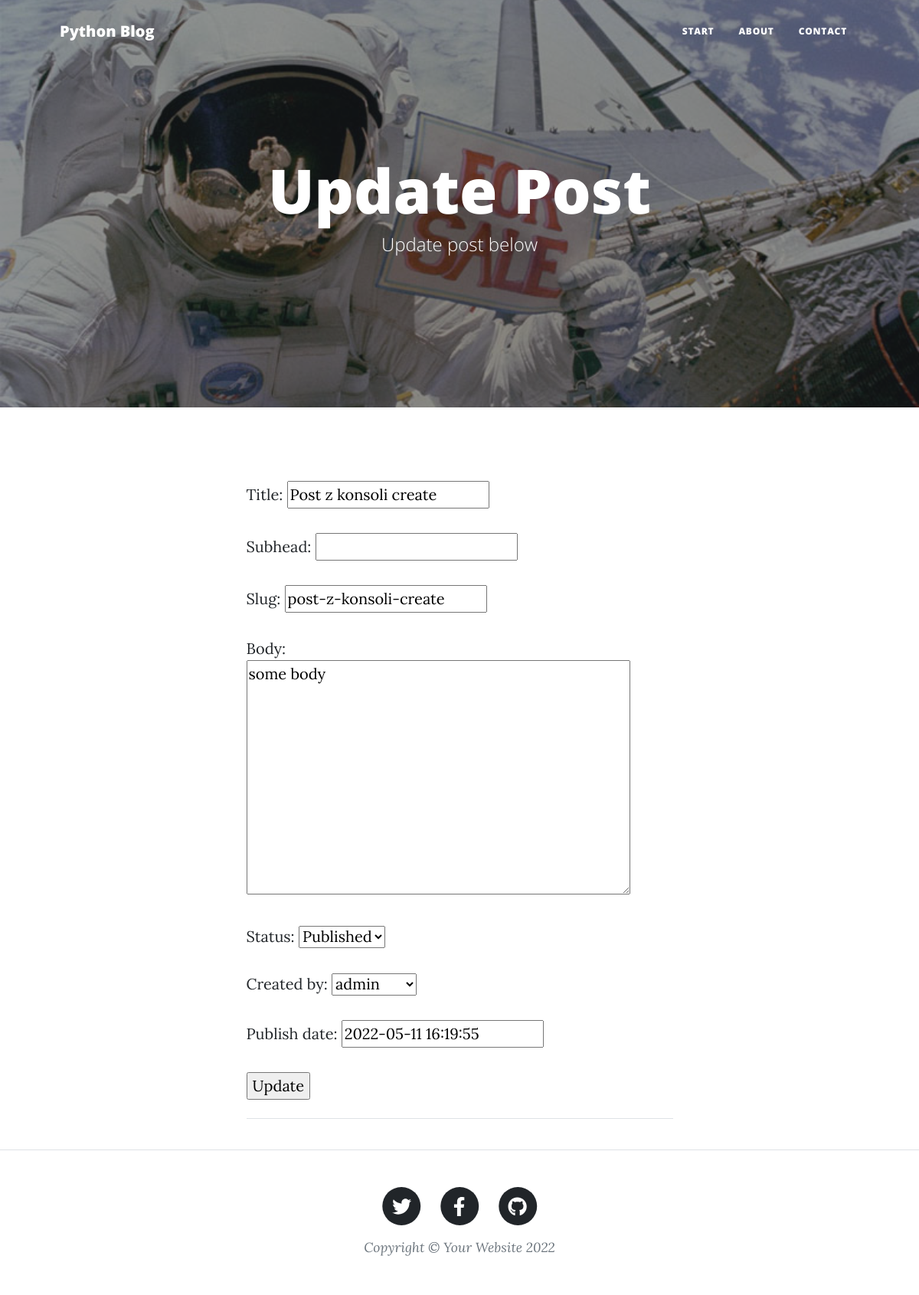
/blog/post-z-konsoli-create/update, run on the app's committed database.
### blog/models.py (models this page shows, shortened)
class Post(models.Model):
    title = models.CharField(max_length=55)
    subhead = models.CharField(max_length=55, blank=True, null=True)
    slug = models.SlugField(max_length=55, unique=True)
    body = models.TextField()
    status = models.IntegerField(choices=STATUS, default=1)
    created_by = models.ForeignKey(User, on_delete=models.CASCADE)
    created_date = models.DateTimeField(auto_now_add=True)
    update_date = models.DateTimeField(auto_now=True)
    publish_date = models.DateTimeField(default=now)
    class Meta:
        ordering = ('-created_date',)

### blog/views.py (the view, shortened to what this page needs)
# urls.py: path('<slug:get_slug>/update', PostUpdateView.as_view(), name='post_update'),
class PostUpdateView(UpdateView):
    model = Post
    slug_field = "slug"
    slug_url_kwarg = "get_slug"
    template_name = "blog/post_create.html"
    form_class = PostForm
    def get_context_data(self, **kwargs):
        context = super().get_context_data(**kwargs)
        context["title"] = "Update"
        return context

### blog/forms.py
class PostForm(forms.ModelForm):
    class Meta:
        model = Post
        fields = '__all__'

### templates/blog/post_create.html (shortened to what this page needs)
{% extends "base/base.html" %} {% load static %}
{% block content %}
<header class="masthead" style="background-image: url('/media/post-sample-image.jpg')">
    <div class="container position-relative px-4 px-lg-5">
        <div class="row gx-4 gx-lg-5 justify-content-center">
            <div class="col-md-10 col-lg-8 col-xl-7">
                <div class="site-heading">
                    <h1>{{title}} Post</h1>
                    <span class="subheading">{{title}} post below</span>
                </div>
            </div>
        </div>
    </div>
</header>
<div class="container px-4 px-lg-5">
    <div class="row gx-4 gx-lg-5 justify-content-center">
        <div class="col-md-10 col-lg-8 col-xl-7">
            <div class='card-body'>
                <form action=' ' method='POST'>
                    {{ form.as_p }}
                    <input type='submit' value='{{title}}'>
                </form>
                <hr class="my-4" />
            </div>
        </div>
    </div>
</div>
{% endblock  %}

### data on the page
Post: title "Post z konsoli create", slug "post-z-konsoli-create", body "some body", status "Published", created_by "admin", publish_date "2022-05-11 16:19:55"

### other printed values
{{ title }} "Update"
